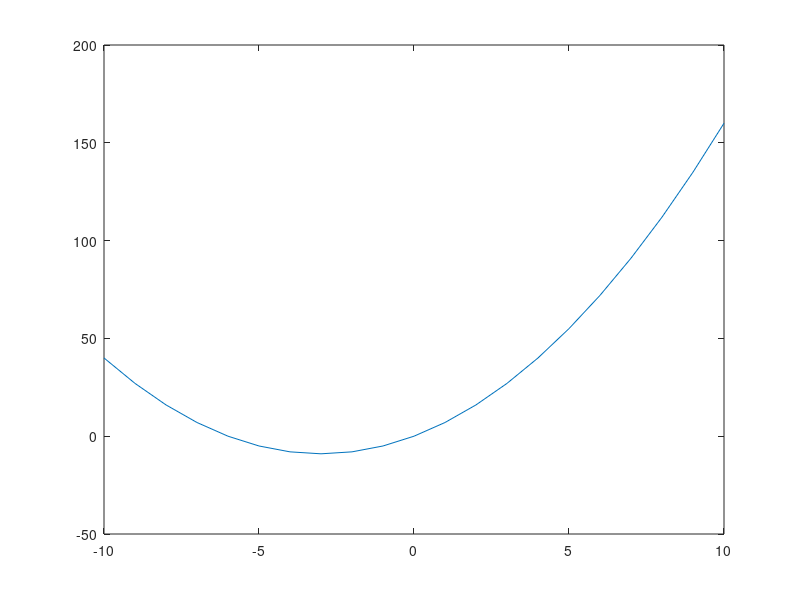

Here is the MATLAB script that generated this plot:
% Octave Script
% Title		    :Funci�n Real de Variable Real (EjercicioNumero4)
% Correo        :orlandourbanotrejo@gmail.com
% Description	:Script para graficar obtener dominio y rango de funciones
% Author	    :Orlando Urbano Trejo (Lando)
% Date		    :27_10_2021
% Version	    :1
% Usage		    :octave>path/EjercicioNumero1
%		        :Requiere aplicaci�n octave, usar linea de comandos
%		        :https://octaveintro.readthedocs.io/en/latest/index.html

clear
% Dominio de la funci�n
x=-10:1:10
% Regla de Correspondencia
fx= x.^2+6*x
% Plotear funci�n
plot (x,fx)